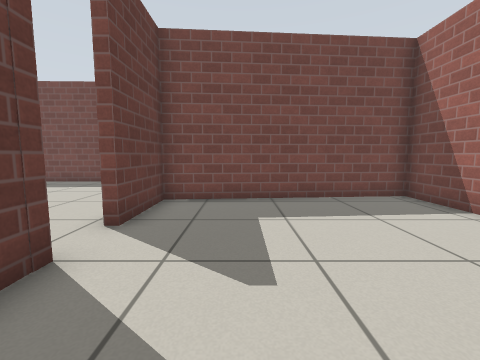
view 1 (above)

16 first-person views from a walk through a world built for the Gazebo simulator. The camera is 0.69 m above the floor, tilts 6° down and sees 90° across. The floor is counted in squares, 0.5 m on a side. Each view is taken from the middle of a square. On the plan, view 1 faces up. The plan holds only what a view shows up to about 12 squares ahead; the rest is blank. Gazebo's built-in surfaces are drawn with simple patterns.

view 2
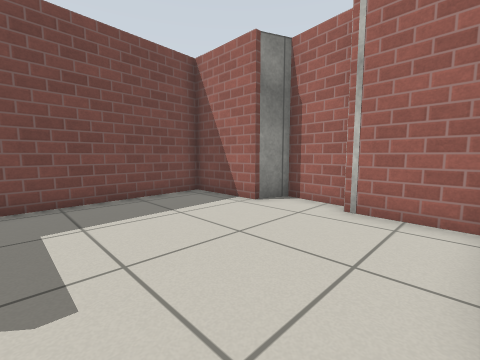

view 3
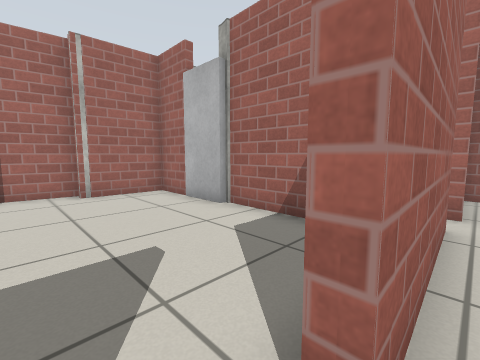

view 4
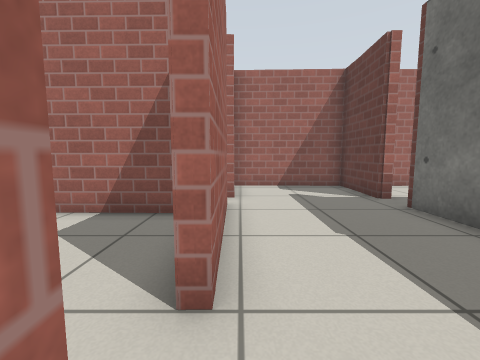

view 5
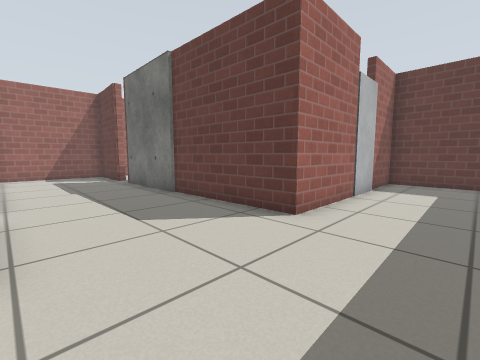

view 6
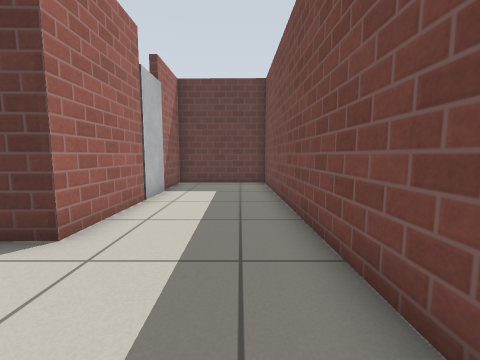

view 7
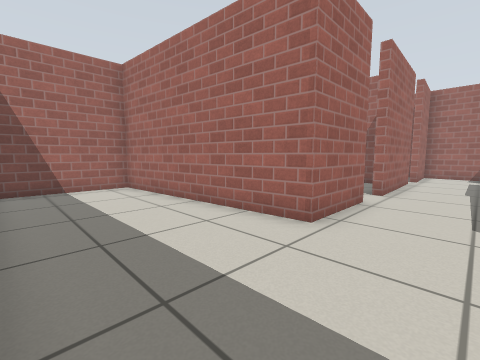

view 8
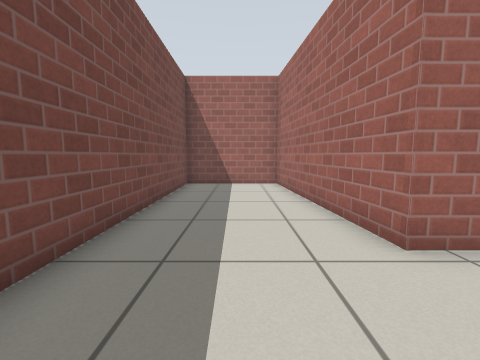

view 9
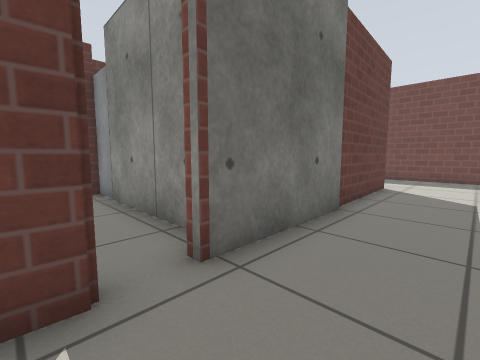

view 10
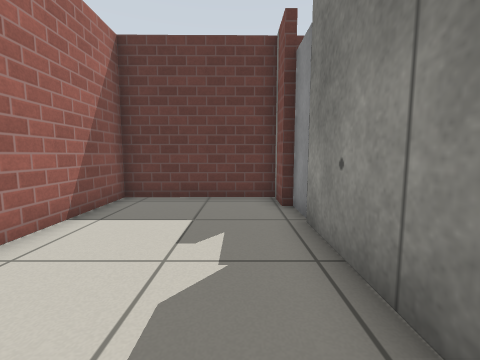

view 11
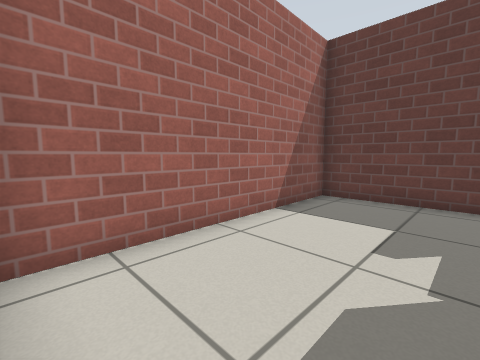

view 12
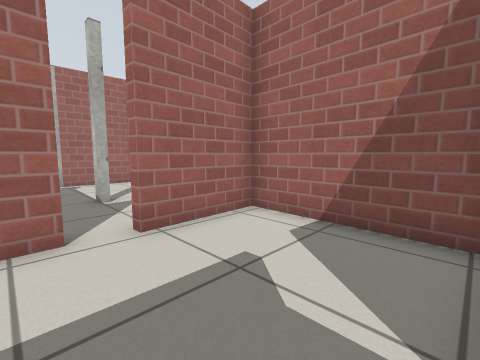

view 13
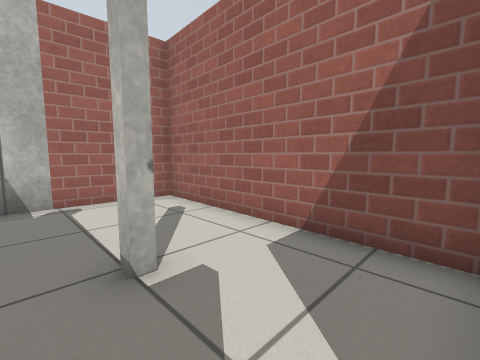

view 14
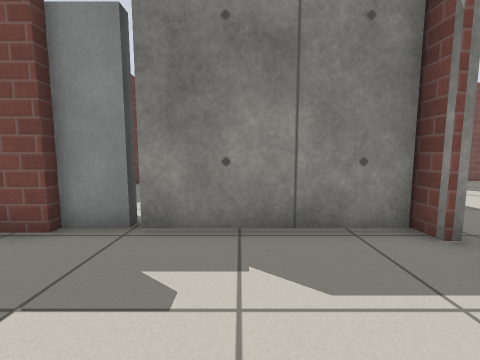

view 15
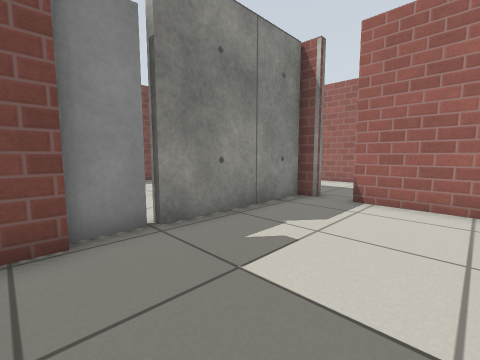

view 16
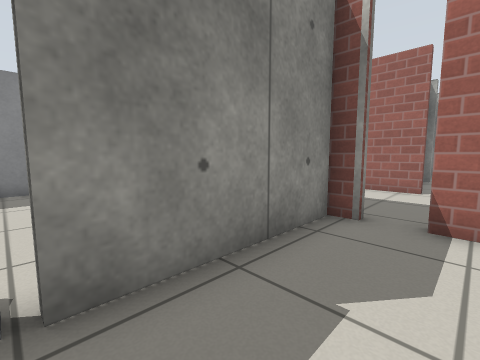

### Floor plan
Ten units are one square. View 1 is at (0, 0); x grows to the right and y downward. Boxes are objects, and circles mark ways between rooms. Rooms are numbered by the first view taken in them; rooms with no view inside come last. Other rooms are left out.
<svg viewBox="-164 -131 236 197">
<path fill="none" stroke="#000" d="M44 4 57 4 59 -23M64 -21 67 -44 55 -49 55 -79 -23 -73 -23 -46M-28 -30 -23 -30 -23 -22M-15 6 21 6M-23 -46 -27 -46 -27 -76 55 -82 55 -126 -159 -122 -158 -81 -134 -81M-74 -30 -74 14M-112 -81 -77 -81 -76 -29M-22 16 -26 16 -28 -30M-77 24 -74 24 -74 56 -27 58 -27 26M-29 27 -24 27M-142 9 -158 9 -157 59M-157 53 -79 56M-77 13 -77 6 -126 6M-78 52 -77 24M-21 58 54 61 57 19"/>
<rect x="-155" y="-5" width="30" height="10" fill="#bbb"><title>door leaf</title></rect>
<rect x="25" y="5" width="20" height="10" fill="#bbb"><title>door leaf</title></rect>
<circle cx="-20" cy="-35" r="3" fill="#2a7"/>
<circle cx="-80" cy="20" r="3" fill="#2a7"/>
<circle cx="-20" cy="20" r="3" fill="#2a7"/>
<text x="20" y="-30">1</text>
<text x="-50" y="-70">2</text>
<text x="-120" y="30">3</text>
<text x="20" y="30">4</text>
</svg>
Room 1 opens to room 2. Room 2 opens to room 3. Room 2 opens to room 4.

Where each view was taken, in squares from view 1:
view 1: 0 up, 0 right, facing up
view 2: 0 up, 0 right, facing up-right
view 3: 4 up, 3 left, facing down-right
view 4: 5 up, 3 left, facing down
view 5: 11 up, 3 left, facing down-left
view 6: 11 up, 4 left, facing left
view 7: 12 up, 5 left, facing down-right
view 8: 10 up, 6 left, facing right
view 9: 3 down, 5 left, facing up-left
view 10: 2 down, 8 left, facing left
view 11: 2 down, 8 left, facing down-left
view 12: 1 down, 7 left, facing down-right
view 13: 2 down, 2 left, facing down-right
view 14: 5 down, 11 left, facing up
view 15: 5 down, 15 left, facing up-right
view 16: 3 down, 13 left, facing up-right
